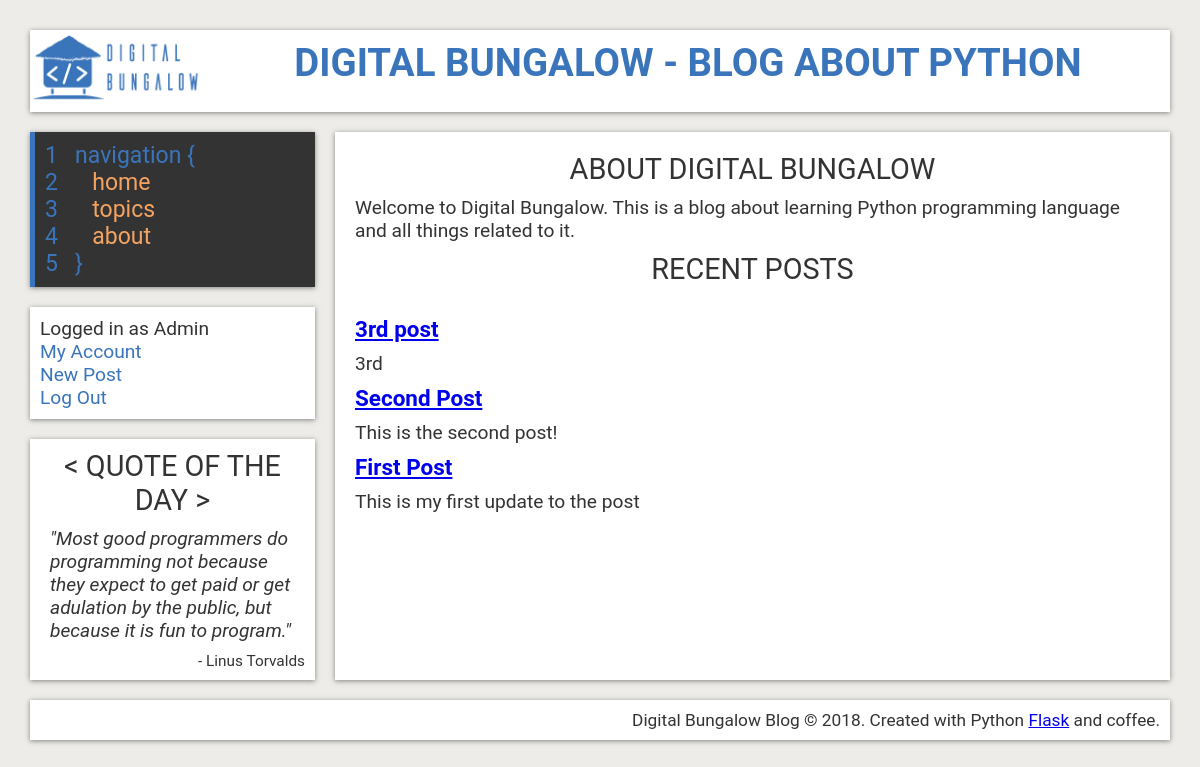
Page /home (signed in) on the committed database.
### flaskblog/models.py (models this page shows, shortened)
class User(db.Model, UserMixin):
    id = db.Column(db.Integer, primary_key=True)
    username = db.Column(db.String(20), unique=True, nullable=False)
    email = db.Column(db.String(120), unique=True, nullable=False)
    image_file = db.Column(db.String(20), nullable=False, default='default-avatar.jpg')
    password = db.Column(db.String(60), nullable=False)
    posts = db.relationship('Post', backref='author', lazy=True)

class Post(db.Model):
    id = db.Column(db.Integer, primary_key=True)
    title = db.Column(db.String(100), nullable=False)
    date_posted = db.Column(db.DateTime, nullable=False, default=datetime.utcnow)
    content = db.Column(db.Text, nullable=False)
    topic_id = db.Column(db.Integer, db.ForeignKey('topic.id'), nullable=False)
    user_id = db.Column(db.Integer, db.ForeignKey('user.id'), nullable=False)

### flaskblog/routes.py (the view)
@app.route("/")
@app.route("/home")
def home():
    posts = Post.query.order_by(Post.date_posted.desc()).limit(5).all()
    return render_template('home.html', posts=posts)

### flaskblog/models.py (called while the page is built)
@login_manager.user_loader
def load_user(user_id):
    return User.query.get(int(user_id))

### flaskblog/templates/home.html
{% extends "layout.html" %}
{% block content %}
  <article class="hp-content">
    <section class="hp-info">
      <h2>About Digital Bungalow</h2>
      <p>Welcome to Digital Bungalow. This is a blog about learning Python
        programming language and all things related to it. </p>
    </section>
    <h2>Recent Posts</h2>
    <section class="hp-recent">
      {% for post in posts %}
        <h3><a href="{{ url_for('post', post_title=post.title) }}">{{ post.title }}</a></h3>
        <div class="post-text">
          {{ post.content[:100] }}
        </div>
      {% endfor %}
    </section>
  </article>
{% endblock content %}

### flaskblog/templates/layout.html (shortened to what this page needs)
<!DOCTYPE html>
<html lang="en">
  <head>
    <link rel="stylesheet" href="{{ url_for('static', filename='style.css') }}">
    <link rel="stylesheet" href="https://use.fontawesome.com/releases/v5.0.13/css/all.css">
  </head>
  <body>
    <div class="wrapper">
    <header>
      <div class="logo">
        <a href="{{ url_for('home')}}">
          <img src="{{ url_for('static', filename='images/logo.png') }}"
               alt="digital-bungalow-logo">
        </a>
      </div>
      <div class="title">
        <h1>
          <a href="{{ url_for('home')}}">
            Digital Bungalow - Blog About Python
          </a>
        </h1>
      </div>
    </header>
    <aside>
      <nav>
        <ul>
          <li>
            1 &nbsp;&nbsp;navigation {
          </li>
          <li>
            <a href="{{ url_for('home')}}">
              <span>2</span>  &nbsp;&nbsp;&nbsp;&nbsp; home
            </a>
          </li>
          <li>
            <a href="{{ url_for('topics')}}">
              <span>3</span>  &nbsp;&nbsp;&nbsp;&nbsp; topics
            </a>
          </li>
          <li>
            <a href="{{ url_for('about')}}">
              <span>4</span>  &nbsp;&nbsp;&nbsp;&nbsp; about
            </a>
          </li>
          <li>
            5 &nbsp;&nbsp;}
          </li>
        </ul>
      </nav>
      <div class="log-reg">
        <ul>
          {% if current_user.is_authenticated %}
            <li>Logged in as {{ current_user.username }}</li>
            <li><a href="{{ url_for('account')}}">My Account</a></li>
            <li><a href="{{ url_for('new_post')}}">New Post</a></li>
            <li><a href="{{ url_for('logout')}}">Log Out</a></li>
          {% else %}
            <li><a href="{{ url_for('register')}}">Register</a></li>
            <li><a href="{{ url_for('login')}}">Log In</a></li>
          {% endif %}
        </ul>
      </div>
      <div class="sidebar">
        <h2>&lt; Quote of the Day &gt;</h2>
        <p class="quote">"Most good programmers do programming not because they
          expect to get paid or get adulation by the public, but because it is fun to program." </p>
        <p class= "quote-meta">- Linus Torvalds</p>
      </div>
    </aside>
    {% block content %}{% endblock content %}
    <footer>
      <p>Digital Bungalow Blog &copy; 2018.
        Created with Python <a href="http://flask.pocoo.org/">Flask</a> and coffee.</p>
    </footer>
  </div>
  </body>
</html>

### flaskblog/static/style.css (style rules this page uses)
:root { --primary: #ffffff; --blue: #3a75bb; --orange: #F4A460; --lightblue: #DDEAF9; --grey: #edece8; --hover: #696969; --dark: #333; --shadow: 0 1px 5px rgba(104, 104, 104, 0.8); }
* { margin: 0px; padding: 0px; }
html { box-sizing: border-box; color: var(--dark); font-family: Roboto; font-size: 1.2em; }
body { background: var(--grey); }
h2 { text-transform: uppercase; font-weight: normal; }
.wrapper { margin: 30px; display: grid; grid-gap: 20px; grid-template-areas: "header header" "aside article" "footer footer"; grid-template-columns: 25% 1fr; }
header { grid-area: header; background: var(--primary); display: grid; grid-template-columns: 1fr 6fr; box-shadow: var(--shadow); }
.logo { text-align: center; }
.logo img { height: 4em; }
.title { padding: 10px; text-align: center; text-transform: uppercase; }
.title a { text-decoration: none; color: var(--blue); }
aside { grid-area: aside; align-self: start; display: flex; flex-direction: column; }
nav { background: var(--dark); padding: 10px; box-shadow: var(--shadow); font-size: 1.2em; border-left: 5px solid var(--blue); margin-bottom: 20px; }
nav ul { list-style: none; }
nav ul li { color: var(--blue); }
nav a { text-decoration: none; color: var(--orange); display:inline-block; width: 100%; text-transform: lowercase; }
nav a span { color: var(--blue); }
.log-reg { background: var(--primary); padding: 10px; box-shadow: var(--shadow); margin-bottom: 20px; }
.log-reg ul { list-style: none; }
.log-reg ul a { text-decoration: none; color: var(--blue); }
.sidebar { background: var(--primary); padding: 10px; box-shadow: var(--shadow); align-self: flex-start; }
.sidebar h2 { text-align: center; }
.sidebar p.quote { font-style: italic; padding: 10px; }
.sidebar p.quote-meta { font-size: 0.8em; text-align: right; }
footer { grid-area: footer; background: var(--primary); padding: 10px; box-shadow: var(--shadow); text-align: right; font-size: 0.9em; }
article { grid-area: article; background: var(--primary); padding: 10px 20px; box-shadow: var(--shadow); }
section { padding: 10px 0; }
article h2 { text-align: center; margin-bottom: 10px; }
article h3 { margin: 10px 0; }

### rows in the picture
User: username "Admin"
Post: title "3rd post", content "3rd"
Post: title "Second Post", content "This is the second post!"
Post: title "First Post", content "This is my first update to the post"
